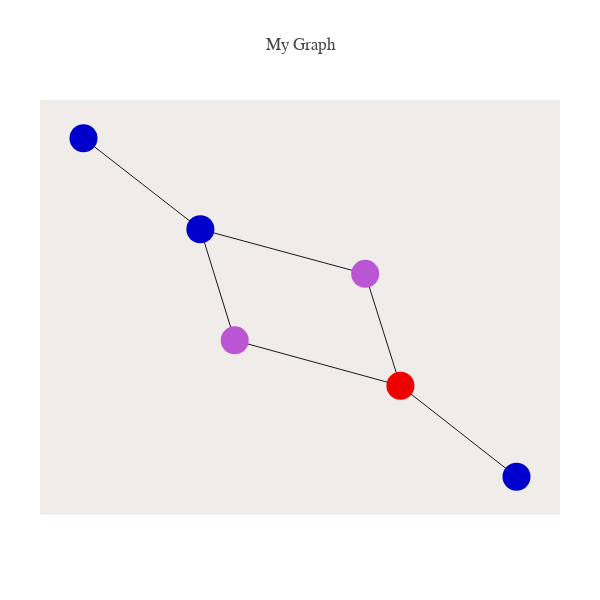

The cell this chart's notebook holds for it:
### Code cell
##
nodes, edges, leaves, node_code= tree_descent_net(root_lib,point_up,sink,init= [0])

from structure_tools.Coalesce_plots import get_ori_graph

present= True
nodes_as_seqs= True
root= True



get_ori_graph(root_lib,edges,node_list,leaves,present= present,
                                            nodes_as_seqs= nodes_as_seqs,
                                            root= root)

### Figure 1 — Plotly figure (JSON) as saved in the notebook; plotly's stock layout.template omitted (floating-point values rounded to 4 significant figures)
{"data": [{"hoverinfo": "none", "line": {"color": "rgb(25,25,25)", "width": 1}, "mode": "lines", "type": "scatter", "uid": "010aa090-704f-46a5-a462-d9206da5f419", "x": [0.3742, 0.2427, null, 0.3742, -0.2439, null, 0.3742, 0.8073, null, 0.2427, -0.3722, null, -0.2439, -0.3722, null, -0.3722, -0.8081, null], "y": [-0.4628, 0.1978, null, -0.4628, -0.1948, null, -0.4628, -1, null, 0.1978, 0.4613, null, -0.1948, 0.4613, null, 0.4613, 0.9985, null]}, {"hoverinfo": "text", "marker": {"color": ["rgb(240,0,0)", "rgb(186,85,211)", "rgb(186,85,211)", "rgb(0,0,205)", "rgb(0,0,205)", "rgb(0,0,205)"], "size": 28}, "mode": "markers", "text": ["root: 0000", "0100", "1000", "0010", "1100", "1101"], "type": "scatter", "uid": "ae0b29ac-4cdd-40fa-8acd-d020e50d09c6", "x": [0.3742, 0.2427, -0.2439, 0.8073, -0.3722, -0.8081], "y": [-0.4628, 0.1978, -0.1948, -1, 0.4613, 0.9985]}], "layout": {"autosize": false, "font": {"family": "Balto"}, "height": 600, "hovermode": "closest", "margin": {"b": 85, "l": 40, "pad": 0, "r": 40, "t": 100}, "plot_bgcolor": "#efecea", "showlegend": false, "title": "My Graph", "width": 600, "xaxis": {"showgrid": false, "showline": false, "showticklabels": false, "title": "", "zeroline": false}, "yaxis": {"showgrid": false, "showline": false, "showticklabels": false, "title": "", "zeroline": false}}}
